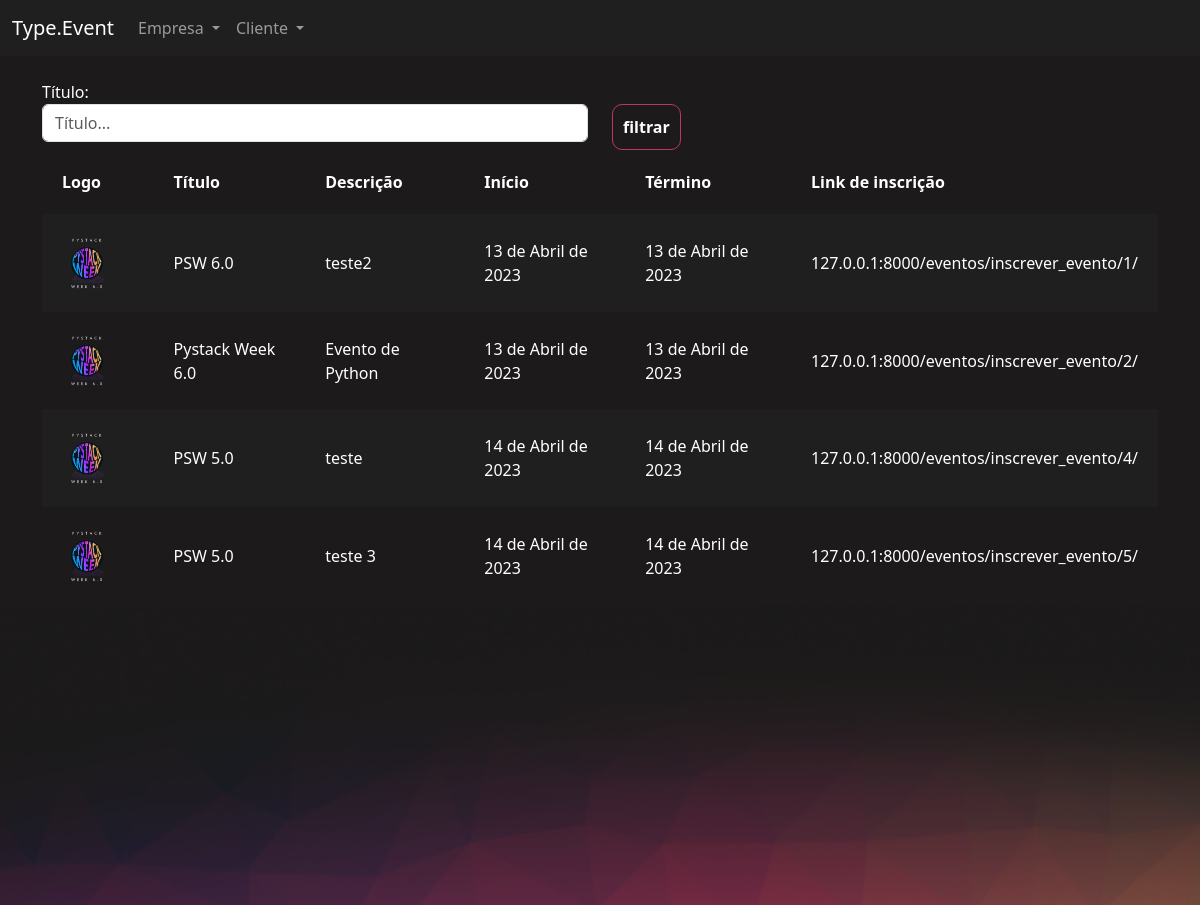
/eventos/gerenciar_evento/ (signed in), run on the app's committed database.
### eventos/models.py (models this page shows, shortened)
class Evento(models.Model):
    criador = models.ForeignKey(User, on_delete=models.DO_NOTHING, null=True, blank=True)
    nome = models.CharField(max_length=200)
    descricao = models.TextField()
    data_inicio = models.DateField()
    data_termino = models.DateField()
    carga_horaria = models.IntegerField()
    logo = models.FileField(upload_to="logos")
    participantes = models.ManyToManyField(User, related_name="evento_participante", null=True, blank=True)
    cor_principal = models.CharField(max_length=7)
    cor_secundaria = models.CharField(max_length=7)
    cor_fundo = models.CharField(max_length=7)

### eventos/views.py (the view)
# urls.py: path('gerenciar_evento/', views.gerenciar_evento, name="gerenciar_evento"),
def gerenciar_evento(request):
    if request.method == "GET":
        nome = request.GET.get('nome')
        eventos = Evento.objects.filter(criador=request.user)
        if nome:
            eventos = eventos.filter(nome__contains=nome)
        return render(request, 'gerenciar_evento.html', {'eventos': eventos})

### eventos/templates/gerenciar_evento.html (shortened to what this page needs)
{% extends "bases/base_evento.html" %}
{% load static %}
{% block 'importacoes' %}
    <link href="{% static 'evento/css/gerenciar_evento.css' %}" rel="stylesheet">
{% endblock %}
{% block 'conteudo' %}
    <div class="container">
        <br>
        <div class="row">
            <div class="col-md">
                <form action="{% url 'gerenciar_evento' %}" method="GET">
                <label>Título:</label>
                <input type="text" placeholder="Título..." class="form-control" name="nome">
            </div>
            <div class="col-md">
                <br>
                <input type="submit" class="btn-principal" value="filtrar">
            </div>
        </div>
        <table>
            <tr>
                <th>Logo</th>
                <th>Título</th>
                <th>Descrição</th>
                <th>Início</th>
                <th>Término</th>
                <th>Link de inscrição</th>
            </tr>
            {% for evento in eventos %}
                <tr class="{% cycle 'linha' 'linha2' %}">
                <td width="10%"><a href="{% url 'participantes_evento' evento.id %}"><img width="70%" src="/media/{{evento.logo}}"></a></td>
                <td>{{evento.nome}}</td>
                <td>{{evento.descricao}}</td>
                <td>{{evento.data_inicio}}</td>
                <td>{{evento.data_termino}}</td>
                <td>127.0.0.1:8000/eventos/inscrever_evento/{{evento.id}}/</td>
                </tr>
            {% endfor %}
        </table>
    </div>
{% endblock %}

### templates/bases/base_evento.html (shortened to what this page needs)
{% extends 'bases/base.html' %}
{% load static %}
{% block 'head' %}
    {% block 'importacoes' %}{% endblock %}
    <link href="{% static 'evento/css/evento.css' %}" rel="stylesheet">
    <link href="{% static 'usuarios/css/usuarios.css' %}" rel="stylesheet">
{% endblock %}
{% block 'body' %}
    <nav class="navbar navbar-expand-lg bg-body-tertiary navbar-color" data-bs-theme="dark">
        <div class="container-fluid">
            <a class="navbar-brand" href="#">Type.Event</a>
            <div class="collapse navbar-collapse" id="navbarNavDropdown">
            <ul class="navbar-nav">
                <li class="nav-item dropdown">
                    <a class="nav-link dropdown-toggle" href="#" role="button" data-bs-toggle="dropdown" aria-expanded="false">
                        Empresa
                    </a>
                </li>
                <li class="nav-item dropdown">
                    <a class="nav-link dropdown-toggle" href="#" role="button" data-bs-toggle="dropdown" aria-expanded="false">
                        Cliente
                    </a>
                </li>
            </ul>
            </div>
        </div>
    </nav>
    <div style="min-height: 60vh">
        {% block 'conteudo' %}
        {% endblock %}
    </div>
    <div class="fundo-pagina">
    </div>
{% endblock %}

### templates/bases/base.html (shortened to what this page needs)
{% load static %}
<!doctype html>
<html lang="en">
  <head>
    <link href="{% static 'geral/css/base.css' %}" rel="stylesheet">
    <link href="https://cdn.jsdelivr.net/npm/bootstrap@5.3.0-alpha1/dist/css/bootstrap.min.css" rel="stylesheet">
    {% block 'head' %}{% endblock %}
  </head>
  <body>
    {% block 'body' %}{% endblock %}
  </body>
</html>

### templates/static/geral/css/base.css (style rules this page uses)
body { color: white !important; }
:root { --main-color: #201F1F; --dark-color: #1C1A1A; --contrast-color: #BE375F; --differential-color: #ED8554; }

### templates/static/evento/css/gerenciar_evento.css (style rules this page uses)
table { width: 100%; padding: 20px; }
.linha { height: 40px; background-color: var(--main-color); padding: 20px; }
td, th { padding: 20px; }

### templates/static/evento/css/evento.css (style rules this page uses)
.navbar-color { background-color: #201F1F !important; }
body { background-color: #1C1A1A; }
.fundo-pagina { background-image: url('/static/evento/img/fundo_pagina.png'); height: 300px; background-size: cover; }

### templates/static/usuarios/css/usuarios.css (style rules this page uses)
.btn-principal { background-color: transparent; border: 1px solid var(--contrast-color); color: white; padding: 10px; border-radius: 10px; font-weight: bold; }

### data on the page
Evento: logo (picture), nome "PSW 6.0", descricao "teste2", data_inicio "13 de Abril de 2023", data_termino "13 de Abril de 2023", id "1"
Evento: logo (picture), nome "Pystack Week 6.0", descricao "Evento de Python", data_inicio "13 de Abril de 2023", data_termino "13 de Abril de 2023", id "2"
Evento: logo (picture), nome "PSW 5.0", descricao "teste", data_inicio "14 de Abril de 2023", data_termino "14 de Abril de 2023", id "4"
Evento: logo (picture), nome "PSW 5.0", descricao "teste 3", data_inicio "14 de Abril de 2023", data_termino "14 de Abril de 2023", id "5"
